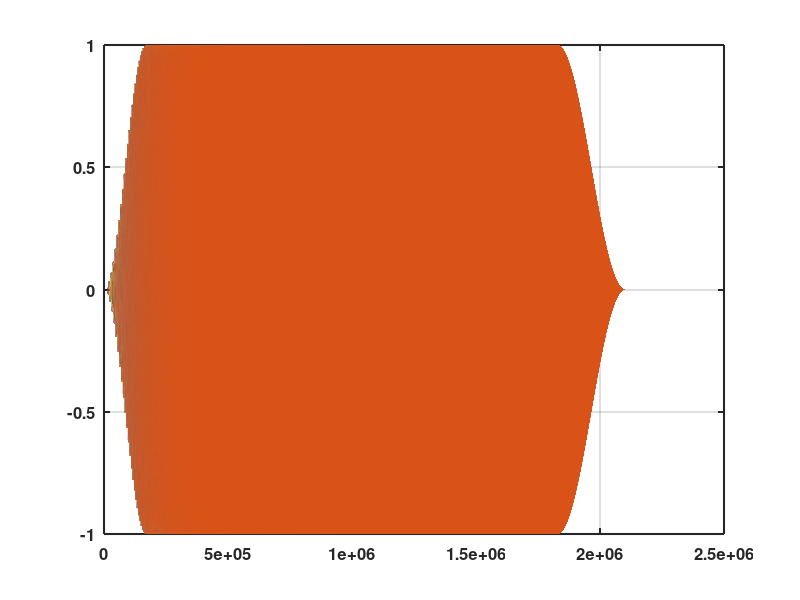

Source code (MATLAB): (Note: this script raises an error after producing the figure.)
% A-weighting digital filter
clear all;close all;clc
set(0,'DefaultLineLineWidth',1.0);
set(0,'DefaultAxesFontSize',12);
set(0,'DefaultAxesFontWeight','bold')
set(0,'DefaultAxesLineWidth',1.5)
% dBfs = 0;%-34.0%-6.0

%~~~~~ GENERATE LOG SWEEP ~~~~~~~~%

% sig_frac=0.5;% fraction of full scale
% sig_frac = 10^(dBfs/20.0)
sig_frac = 1.0;
fs=96000;% must ensure that Windows settings are the same!
N=2^21;%19;% make this larger if there is insufficient time clearance
% S_dac=-1.59;% Focusrite 2i2 Yes, it inverts its monitor output!
% S_adc=+1.16;% Focusrite 2i2 line input gain @ 12:00 o'clock
Npad=0;%N/4;% this is the total zeropad, added to end of play file
Ns=N-Npad;% most of array is used for sweep

t=linspace(0,(N-1)/fs,N)';% column vector
ts=linspace(0,(Ns-1)/fs,Ns)';% to calculate sweep

%-----------------------calculate logsweep-----------------------------%
f_start=10;% beginning of turnon half-Hann
f1=20;% end of turnon half-hann
%f2=0.91*fs/2;% beginning of turnoff half-Hann
f2=16000%20000;
f_stop=fs/2;% end of turnoff half-Hann
Ts=Ns/fs;% sweep duration.  This is N-Npad samples in length.
Ls=Ts/log(f_stop/f_start);% time for frequency to increase by factor e
sweep=zeros(N,1);% initialize
sweep(1:Ns)=sin(2*pi*f_start*Ls*(exp(ts/Ls)-1));% logsweep
%-----------------------------------------------------------------------%

%------------------tapered sweep window------------------------------
indexf1=round(fs*Ls*log(f1/f_start))+1;% end of starting taper
indexf2=round(fs*Ls*log(f2/f_start))+1;% beginning of ending taper
windo=ones(N,1);
windo(1:indexf1)=0.5*(1-cos(pi*(1:indexf1)/indexf1));% pre-taper
windo(indexf2+1:Ns)=0.5*(1+cos(pi*(1:Ns-indexf2)/(Ns-indexf2)))';% post-taper
windo(Ns+1:N)=0; % zeropad end of sweep
windosweep=windo.*sweep;% tapered at each end for output to DAC
%-----------------------------------------------------------------------%

y=sig_frac*[windosweep windosweep];% in phase for vinyl pressing
%~~~~~ GENERATE LOG SWEEP ENDS ~~~~~~~~%


% y = sin(1000*ts*fs);
% audiowrite('sweep.wav',y,fs)



data = y;



% tracks = SeperateTracks('/Users/cz/OneDrive - University of Waterloo/School/Vinyl_Project/audio_bin/A0000B0000/031419_A0000B0000r029a.wav');
% data = tracks('sweep');


fs = 96000;
figure(1);
plot(data)
grid on;


[data_fft, freq_fft] = audio_spectrum(data, fs, 1, length(data));
figure(2)
audio_plotspectrum(freq_fft, data_fft, 'pre filter')


% data = data(1:10*fs);
data_A = audio_AweightingTest(data);

[dataA_fft, freqA_fft] = audio_spectrum(data_A, fs, 1, length(data_A));
figure(3)
audio_plotspectrum(freqA_fft, dataA_fft, 'post filter')

% function data_A = audio_Aweighting(data)
function data_A = audio_AweightingTest(data)
    fs = 96000;
    f1 = 20.598997; 
    f2 = 107.65265;
    f3 = 737.86223;
    f4 = 12194.217;%for infinite fs
    f4 = 14100;%for finite fs, makes magnitude -9.5dB at 20kHz
    A1000 = 1.9997;
    NUM = [ (2*pi*f4)^2*(10^(A1000/20)) 0 0 0 0 ];
    DEN = conv([1 +4*pi*f4 (2*pi*f4)^2],[1 +4*pi*f1 (2*pi*f1)^2]); 
    DEN = conv(conv(DEN,[1 2*pi*f3]),[1 2*pi*f2]);
    % % Bilinear transformation of analog design to get the digital filter. 
    [b,a] = bilinear(NUM,DEN,fs);
    time = (0:length(data)-1)*fs;
    data_A = filter(b, a, data);
end